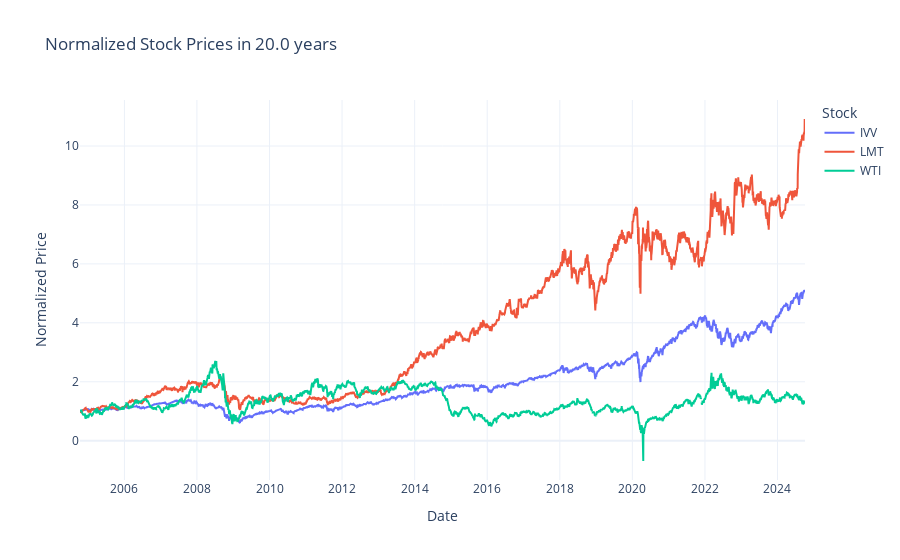

Here is the notebook cell this chart was saved with:
### Code cell
stock_daily_ts_consolidate_normalized_df = stock_daily_ts_consolidate_df / stock_daily_ts_consolidate_df.iloc[-1]


# Create a Plotly figure
fig = go.Figure()

# Add traces for each stock
for column in stock_daily_ts_consolidate_normalized_df.columns:
    fig.add_trace(go.Scatter(
        x=stock_daily_ts_consolidate_normalized_df.index,
        y=stock_daily_ts_consolidate_normalized_df[column],
        mode='lines',
        name=column
    ))

# Customize layout
fig.update_layout(
    title=f'Normalized Stock Prices in {window_days/365} years',
    xaxis_title='Date',
    yaxis_title='Normalized Price',
    legend_title='Stock',
    template='plotly_white'
)

# Show the plot
fig.show()

### Figure 1 — Plotly figure (JSON) as saved in the notebook; plotly's stock layout.template omitted (floating-point values rounded to 4 significant figures; data arrays with more than 128 entries replaced by an {"elided": "..."} marker saying what was removed)
{"data": [{"mode": "lines", "name": "IVV", "type": "scatter", "x": {"elided": "5031 str values"}, "y": {"elided": "5031 float values"}}, {"mode": "lines", "name": "LMT", "type": "scatter", "x": {"elided": "5031 str values"}, "y": {"elided": "5031 float values"}}, {"mode": "lines", "name": "WTI", "type": "scatter", "x": {"elided": "5031 str values"}, "y": {"elided": "5031 float values"}}], "layout": {"legend": {"title": {"text": "Stock"}}, "title": {"text": "Normalized Stock Prices in 20.0 years"}, "xaxis": {"title": {"text": "Date"}}, "yaxis": {"title": {"text": "Normalized Price"}}}}
